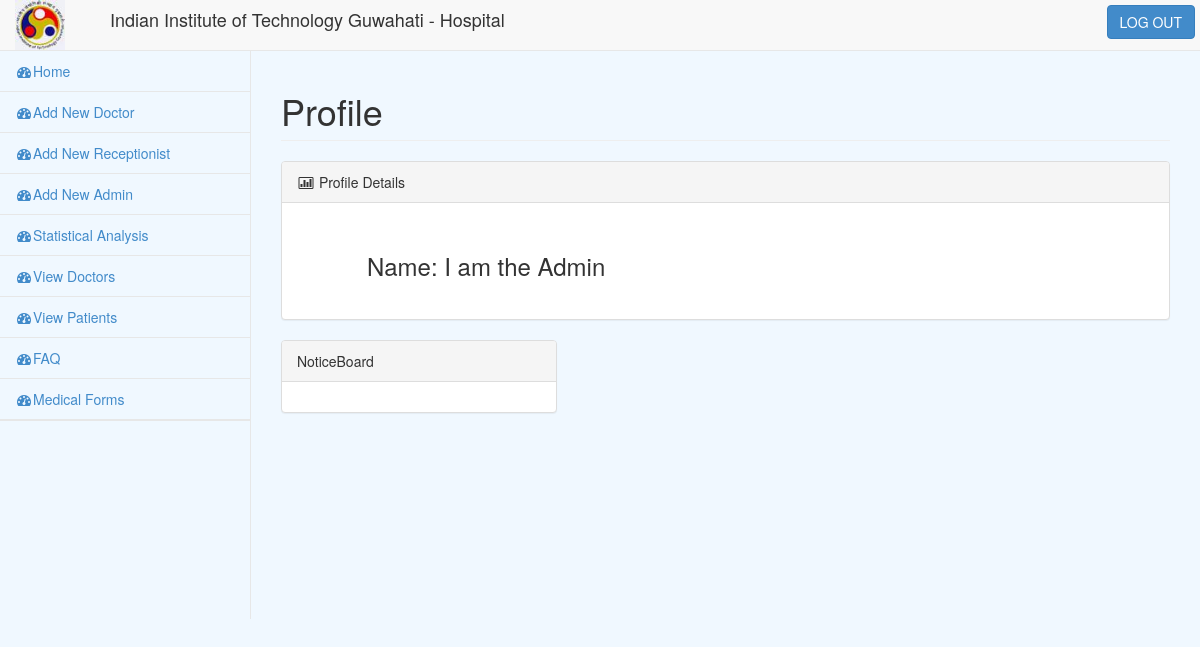
Page / (signed in) on the earlier database version.
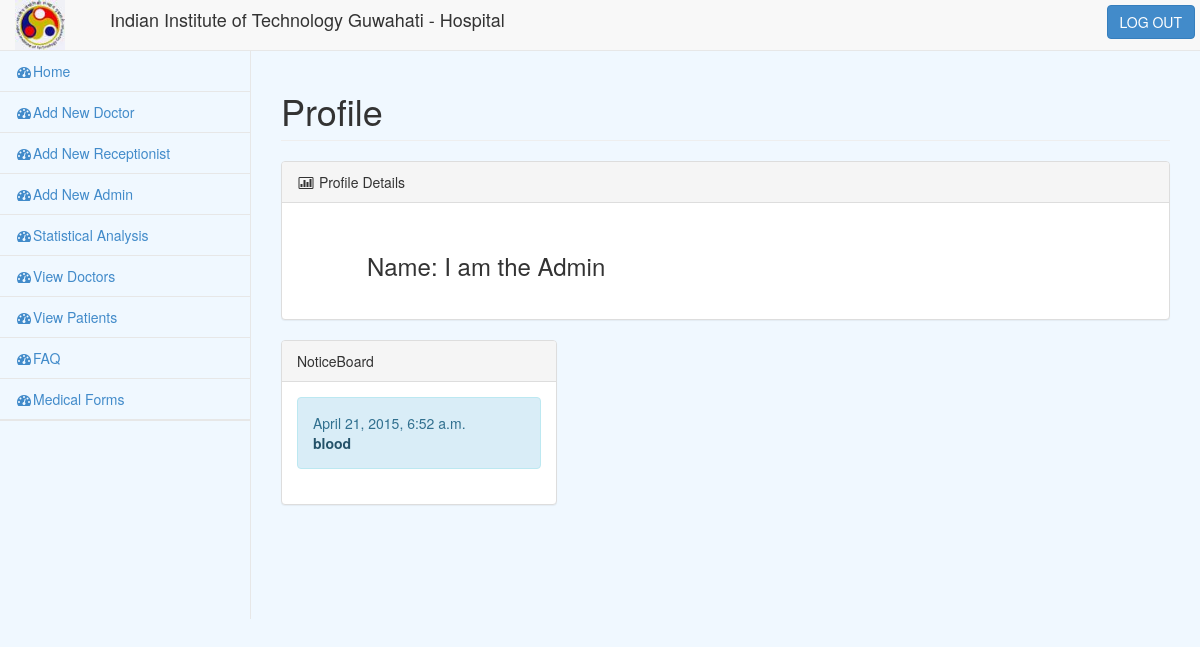
Same page on the later database version.
### database/models.py (models this page shows, shortened)
class Registration(models.Model):
	username = models.CharField(max_length=20)
	password = models.CharField(max_length=100)
	name = models.CharField(max_length=20)
	category=models.IntegerField()

class Post(models.Model):
    title=models.CharField(max_length=140)
    body = models.TextField()
    date = models.DateTimeField()

### login/views.py (the view, shortened to what this page needs)
# urls.py: url(r'^$', views.index, name='index'),
def index(request):
    context = RequestContext(request)
    if 'index' not  in request.session:
            return render_to_response('login/login.html', context)
    else:
        username =request.session["index"]
        Object_Searched = Registration.objects.filter(username = username)
        Object_Searched = Object_Searched[0]
        Category = Object_Searched.category
        if(Category==1):
            object_doc = Doctor.objects.get(username = username)
            object_notice = Post.objects.all().order_by('-date')[:5]
            context_dict = {'object_doc':object_doc,'object_reg': Object_Searched, 'object_notice':object_notice}
            return render_to_response('login/doctor_homepage.html',
                context_instance=RequestContext(request,context_dict) )
        elif(Category==4):
            object_notice = Post.objects.all().order_by('-date')[:5]
            context_dict = {'object_reg': Object_Searched, 'object_notice':object_notice}
            return render(request,'login/admin_homepage.html',context_dict)

### login/templates/login/admin_homepage.html (shortened to what this page needs)
<!DOCTYPE html>
<html lang="en">
<head>
    <link href="/static/css/bootstrap.min.css" rel="stylesheet">
    <link href="/static/css/plugins/metisMenu/metisMenu.min.css" rel="stylesheet">
    <link href="/static/css/plugins/timeline.css" rel="stylesheet">
    <link href="/static/css/sb-admin-2.css" rel="stylesheet">
    <link href="/static/css/plugins/dataTables.bootstrap.css" rel="stylesheet">
    <link href="/static/css/plugins/morris.css" rel="stylesheet">
    <link href="/static/font-awesome-4.1.0/css/font-awesome.min.css" rel="stylesheet" type="text/css">
</head>
<body>
    <div id="wrapper">
        <nav class="navbar navbar-default navbar-static-top" role="navigation" style="margin-bottom: 0">
             <div class="navbar-header ">
                        <div style="float:left" class="col-sm-1" margin><img height="50" width="50" src="/static/img/iitglogo.jpg"></div>
                        <div style="float:right"><h4>Indian Institute of Technology Guwahati - Hospital</h4></div>
                <a class="navbar-brand" href="index.html"></a>
            </div>
            <ul style="padding:5px" class="nav navbar-top-links navbar-right">
            <a href="/login/logout"><button type="button" class="btn btn-primary">LOG OUT</button></a>
            </ul>
            <div class="navbar-default sidebar" role="navigation">
                <div class="sidebar-nav navbar-collapse">
                    <ul class="nav" id="side-menu">
                        <li>
                            <a class="active" href="/"><i class="fa fa-dashboard fa-fw"></i>Home</a>
                        </li>
                         <li>
                            <a class="active" href="/login/createdoctor"><i class="fa fa-dashboard fa-fw"></i>Add New Doctor</a>
                        </li>
                         <li>
                            <a class="active" href="/login/addreception"><i class="fa fa-dashboard fa-fw"></i>Add New Receptionist</a>
                        </li>
                         <li>
                            <a class="active" href="/login/addadmin"><i class="fa fa-dashboard fa-fw"></i>Add New Admin</a>
                        </li>
                         <li>
                            <a class="active" href="/login/stats"><i class="fa fa-dashboard fa-fw"></i>Statistical Analysis</a>
                        </li>
                        <li>
                            <a class="active" href="/login/viewdoctors"><i class="fa fa-dashboard fa-fw"></i>View Doctors</a>
                        </li>
                        <li>
                            <a class="active" href="/login/viewpatient"><i class="fa fa-dashboard fa-fw"></i>View Patients</a>
                        </li>
                        <li>
                            <a class="active" href="/login/faq" target="_blank"><i class="fa fa-dashboard fa-fw"></i>FAQ</a>
                        </li>
                        <li>
                            <a class="active" href="/login/med_forms" target="_blank"><i class="fa fa-dashboard fa-fw"></i>Medical Forms</a>
                        </li>
                         <li>
                        </li>
                    </ul>
                </div>
            </div>
        </nav>
        {% block page-wrapper %}
        <div id="page-wrapper">
            <div class="row">
                <div class="col-lg-12">
                    <h1 class="page-header">Profile</h1>
                </div>
            </div>
          <div class="row">
              <div class="col-lg-12">
                    <div class="panel panel-default">
                        <div class="panel-heading">
                            <i class="fa fa-bar-chart-o fa-fw"></i> Profile Details
                        </div>
                        <div class="panel-body">
                        <div class="col-lg-8">
                        <div class="panel-body">
                            <ul>
                                <h3>Name:  {{ object_reg.name }}</h3>
                            </ul>
                        </div>
                        </div>
                        <div class="col-lg-4">
                             <div class="panel-body">
                                </div>
                          </div>
                        </div>
                    </div>
                </div>
            </div>
            <div class="row">
                <div class = "col-lg-4">
                    <div class="panel panel-default">
                        <div class = "panel-heading">
                            NoticeBoard
                        </div>
                        <div class="panel-body">
                           {% for obj in object_notice %}
                            <div class="alert alert-info">
                                <div>{{ obj.date }}</div>
                                <div><a href="noticeboard/{{ obj.id }}" target="_blank" class="alert-link">{{ obj.title }}</a></div>
                            </div>
                            {% endfor %}
                        </div>
                    </div>
                </div>
            </div>
          </div>
          {% endblock page-wrapper %}
    </div>
</body>
</html>

### login/static/css/sb-admin-2.css (style rules this page uses)
body { background-color: #F0F8FF; }
#wrapper { width: 100%; }
#page-wrapper { padding: 0 15px; min-height: 568px; background-color: #F0F8FF; }
@media (min-width:768px) { #page-wrapper { position: inherit; margin: 0 0 0 250px; padding: 0 30px; border-left: 1px solid #e7e7e7; } }
.navbar-top-links { margin-right: 0; }
.sidebar .sidebar-nav.navbar-collapse { padding-right: 0; padding-left: 0; }
.sidebar ul li { border-bottom: 1px solid #e7e7e7; }
.sidebar ul li a.active { background-color:#F0F8FF; }
@media (min-width:768px) { .sidebar { z-index: 1; position: absolute; width: 250px; margin-top: 51px; } }

Differences in the rows shown:
added Post: date "April 21, 2015, 6:52 a.m.", title "blood"
